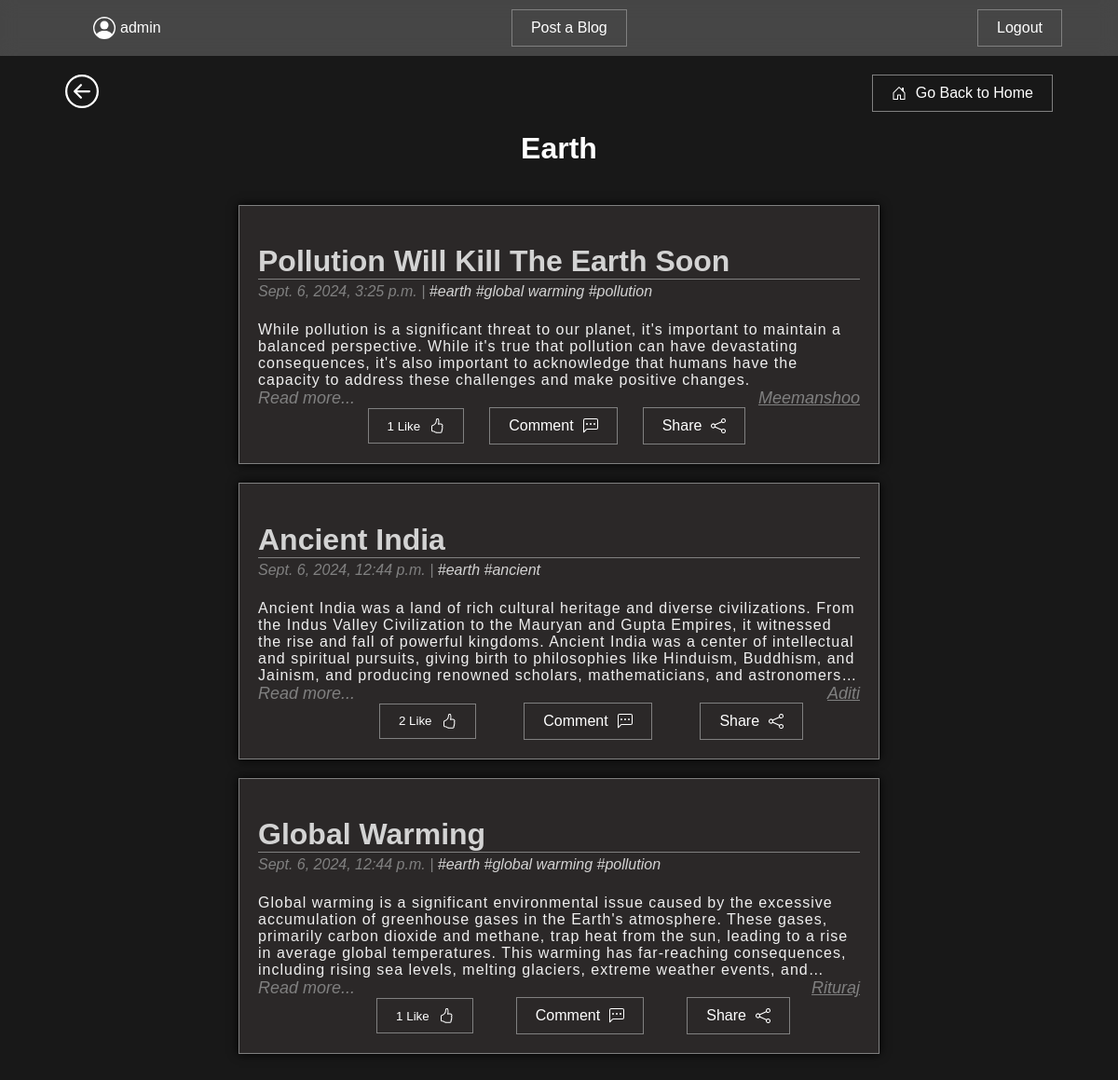
Page /category/earth/ (signed in) on the earlier database version.
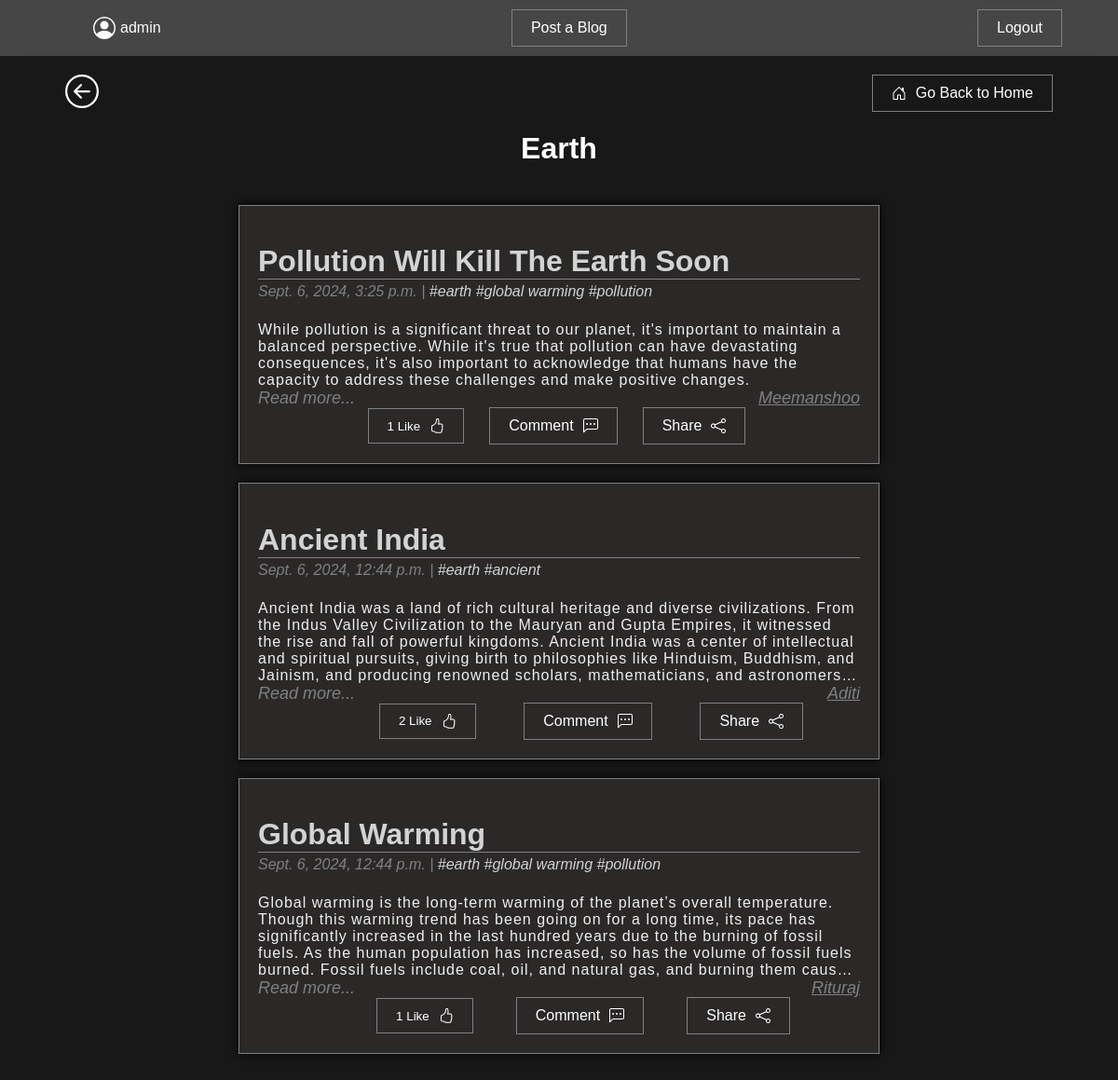
Same page on the later database version.
### blogs/models.py (models this page shows, shortened)
class Blog(models.Model):
    id = models.BigAutoField(primary_key=True, null=False)
    author = models.ForeignKey(User, on_delete=models.CASCADE)
    title = models.CharField(max_length=225)
    description = models.TextField()
    publish_on = models.DateTimeField(auto_now_add=True)
    likes = models.ManyToManyField(User, related_name='blogpost_like', blank=True)
    tags = models.ManyToManyField("Tag", related_name="blogs")
    def number_of_likes(self):
        return self.likes.count()

### blogs/views.py (the view)
# urls.py: path("category/<category>/", views.blog_category, name="blog_category"),
@login_required(login_url="/login")
def blog_category(request, category):
    posts = Blog.objects.filter(
        tags__name__contains=category
    ).order_by("-publish_on")
    context = {
        "category": category,
        "blogs": posts,
    }
    return render(request, "authentication/category.html", context)

### blogs/templates/authentication/category.html (shortened to what this page needs)
{% extends "pages/master.html" %}
{% block content %}
    <div class="content">
        <h1>{{ category }}</h1>
        {% if blogs %}
            {% for blog in blogs %}
                <div class="blog" href="/blogs/{{ blog.id }}">
                    <h1 class="blog-title"><a href="/blogs/{{ blog.id }}" class="blog-title"> {{ blog.title }}</a></h1>
                    <div class="blog-date"> {{ blog.publish_on }} |
                        {% for tag in blog.tags.all %}
                            <a href="{% url 'blog_category' tag.name %}">
                                #{{ tag.name }}
                            </a>
                        {% endfor %}
                    </div>
                    <div class="blog-desc line-clamp-3"> {{ blog.description }}</div>
                    <a href="/blogs/{{ blog.id }}"  class="blog-read"> Read more...</a>
                    <a href="{% url 'author_blog' blog.author %}" class="blog-author"> {{ blog.author }}</a>
                    <div class="blog-buttons">
                        {% if user.is_authenticated %}
                           <form action="{% url 'blogpost_like' blog.id %}" method="POST">
                               {% if post_is_liked %}
                                    <button class="designer-button" type="submit" name="blogpost_id" value={{blog.id}}>
                                        {{blog.number_of_likes }} Like
                                        <svg xmlns="http://www.w3.org/2000/svg" width="16" height="16" fill="currentColor" class="bi bi-hand-thumbs-up-fill" viewBox="0 0 16 16">
                                          <path d="M6.956 1.745C7.021.81 7.908.087 8.864.325l.261.066c.463.116.874.456 1.012.965.22.816.533 2.511.062 4.51a10 10 0 0 1 .443-.051c.713-.065 1.669-.072 2.516.21.518.173.994.681 1.2 1.273.184.532.16 1.162-.234 1.733q.086.18.138.363c.077.27.113.567.113.856s-.036.586-.113.856c-.039.135-.09.273-.16.404.169.387.107.819-.003 1.148a3.2 3.2 0 0 1-.488.901c.054.152.076.312.076.465 0 .305-.089.625-.253.912C13.1 15.522 12.437 16 11.5 16H8c-.605 0-1.07-.081-1.466-.218a4.8 4.8 0 0 1-.97-.484l-.048-.03c-.504-.307-.999-.609-2.068-.722C2.682 14.464 2 13.846 2 13V9c0-.85.685-1.432 1.357-1.615.849-.232 1.574-.787 2.132-1.41.56-.627.914-1.28 1.039-1.639.199-.575.356-1.539.428-2.59z"/>
                                        </svg>
                                    </button>
                                {% else %}
                                    <button class="designer-button" type="submit" name="blogpost_id" value={{blog.id}}>
                                        {{blog.number_of_likes }} Like
                                    </button>
                                {% endif %}
                           </form>
                        {% endif %}
                        <div class="designer-button" onclick="addComment({{ blog.id }})">
                            <div>Comment</div>
                        </div>
                        <div class="designer-button" onclick="composeEmail('http://127.0.0.1:8000/blogs/{{ blog.id }}')">
                            <div>Share</div>
                        </div>
                    </div>
                </div>
            {% endfor %}
        {% endif %}
    </div>
{% endblock %}

Differences in the rows shown:
changed Blog "Global Warming": description "Global warming is a significant environmental issue caused by the excessive accumulation of greenhouse gases in the Earth's atmosphere. These gases, primarily carbon dioxide and methane, trap heat from the sun, leading to a rise in average global temperatures. This warming has far-reaching consequences, including rising sea levels, melting glaciers, extreme weather events,…" → "Global warming is the long-term warming of the planet’s overall temperature. Though this warming trend has been going on for a long time, its pace has significantly increased in the last hundred years due to the burning of fossil fuels. As the human population has increased, so has the volume of fossil fuels burned. Fossil fuels include coal, oil, and natural gas, and burning them…"
